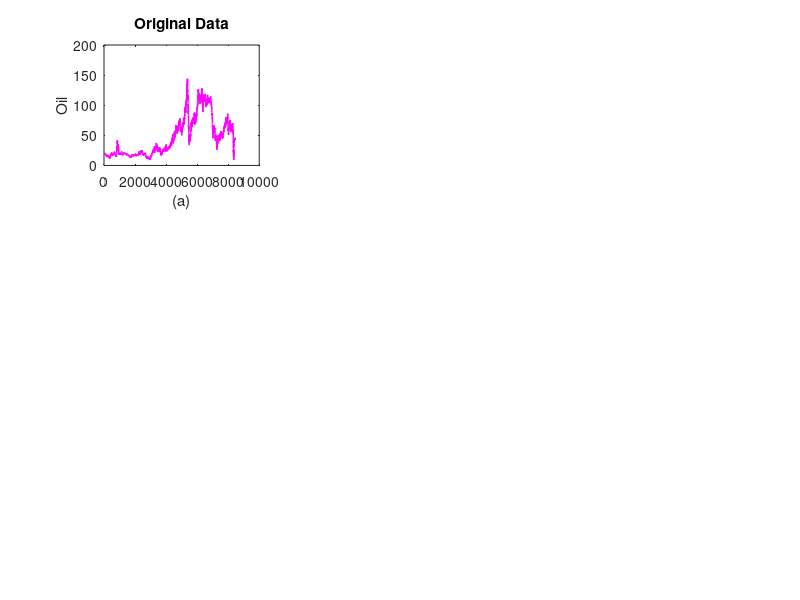

The MATLAB source for this figure: (Note: this script raises an error after producing the figure.)
clear all; clc;

subplot(3,3,1);
A = csvread('trueoil.csv');
x = A(:,1); %eleminate last one day
plot(x,'m','LineWidth',1)
title('Original Data')
xlabel({'(a)'})
ylabel({'Oil'})
xline(8449-200,'--r');
box off;
%set(gca,'FontSize',10)
set(gca,'FontWeight','bold','FontSize',12)
hold off

subplot(3,3,2);
A1 = csvread('trueoil.csv');
A2 = csvread('predictedTest_commoil_mimicKalmanModified.csv');
A3 = csvread('EKF_oil.csv');
A4 = csvread('predictedTest_oil_AR.csv');
A5 = csvread('predictedTest_oil_arima.csv');
% x = linspace(1,30,30);
% x1 = A1(1259-29:1259,1);
x = linspace(1,199,199);
x1 = A1(8448-198:8448,1); %eleminate last one day
x2 = A2(1:199,1);%LSTM : eleminate last one day
x3 = A3(1:199,1); %EKF : eliminate last one day
x4 = A4(2:200,1); %AR : eliminate first 1day
x5 = A5(2:200,1);
plot(x,x1,'m', x,x2,'b', x,x3,'r',x,x4,'g',x,x5,'c','LineWidth',1)
legend('True','LSTM','Kalman','AR','ARIMA')
legend boxoff   
title('True vs Predicted')
xlabel('(b)')
box off;
set(gca,'FontWeight','bold','FontSize',12)
hold off

subplot(3,3,3);
A1 = csvread('trueoil.csv');
A2 = csvread('predictedTest_commoil_mimicKalmanModified.csv');
A3 = csvread('EKF_oil.csv');
A4 = csvread('predictedTest_oil_AR.csv');
A5 = csvread('predictedTest_oil_arima.csv');
% x = linspace(1,30,30);
% x1 = A1(1259-29:1259,1);
x = linspace(1,199,199);
x1 = A1(8448-198:8448,1); %eleminate last one day
x2 = A2(1:199,1);%LSTM : eleminate last one day
x3 = A3(1:199,1); %EKF : eliminate last one day
x4 = A4(2:200,1); %AR : eliminate first 1day
x5 = A5(2:200,1);
plot(abs(x1-x2),'b','LineWidth',1); %LSTM difference
hold on
plot(abs(x1-x3),'r','LineWidth',1); 
hold on
plot(abs(x1-x4),'g','LineWidth',1); 
hold on
plot(abs(x1-x5),'c','LineWidth',1); 
legend('|True-LSTM|','|True-EKF|','|True-AR|','|True-ARIMA|')
legend boxoff   
title('Absolute Difference')
xlabel({'(c)'})
xlim([0,200]);
ylim([0,10]);
box off;
set(gca,'FontWeight','bold','FontSize',12)
hold off

%%%%%%%%%%%%%%%%%%%%%%%%%%%%%%%%%%%%%%%%%%%%%%%%%%%%%
subplot(3,3,4);
A = csvread('truegas.csv');
x = A(:,1); %eleminate last one day
plot(x,'m','LineWidth',1)
xlabel({'(d)'})
ylabel({'Price($)','','Natural Gas'})
xline(5952-149,'--r');
box off;
set(gca,'FontWeight','bold','FontSize',12)
hold off


% A1 = csvread('trueMSFT_5yr.csv');
% A2 = csvread('predictedTest_stockMS_mimicKalman_1228input1label.csv');
% A3 = csvread('kalman_stockMS.csv');
% x = linspace(1,30,30);
% x1 = A1(1259-29:1259,1);
% x2 = A2(:,1);
% x3 = A3(:,1);
% plot(x,x1,'m', x,x2,'b', x,x3,'r')
% xlabel('(e)')
% box off;
% set(gca,'FontWeight','bold','FontSize',10)
% hold off
subplot(3,3,5);
A1 = csvread('truegas.csv');
A2 = csvread('predictedTest_commgas_mimicKalmanModified.csv');
A3 = csvread('EKF_gas.csv');
A4 = csvread('predictedTest_gas_AR.csv');
A5 = csvread('predictedTest_gas_arima.csv');
x = linspace(1,149,149);
x1 = A1(5952-148:5952,1); %eleminate last one day
x2 = A2(1:149,1);%LSTM : eleminate last one day
x3 = A3(1:149,1); %EKF : eliminate last one day
x4 = A4(2:150,1); %AR : eliminate first 1day
x5 = A5(2:150,1);
plot(x,x1,'m', x,x2,'b', x,x3,'r',x,x4,'g',x,x5,'c','LineWidth',1)
%legend('True','LSTM','Kalman','AR','ARIMA')
xlabel('(e)')
box off;
set(gca,'FontWeight','bold','FontSize',12)
hold off


% subplot(3,3,6);
% A1 = csvread('trueMSFT_5yr.csv');
% A2 = csvread('predictedTest_stockMS_mimicKalman_1228input1label.csv');
% A3 = csvread('kalman_stockMS.csv');
% x = linspace(1,30,30);
% x1 = A1(1259-29:1259,1);
% x2 = A2(:,1);
% x3 = A3(:,1);
% plot(abs(x1-x2),'b'); %LSTM difference
% hold on
% plot(-abs(x1-x3),'r'); 
% %legend('|True-LSTM|','-|True-Kalman|')
% xlabel({'(f)'})
% xlim([0,30]);
% ylim([-7,7]);
% box off;
% set(gca,'FontWeight','bold','FontSize',10)
% hold off
subplot(3,3,6);
A1 = csvread('truegas.csv');
A2 = csvread('predictedTest_commgas_mimicKalmanModified.csv');
A3 = csvread('EKF_gas.csv');
A4 = csvread('predictedTest_gas_AR.csv');
A5 = csvread('predictedTest_gas_arima.csv');
x = linspace(1,149,149);
x1 = A1(5952-148:5952,1); %eleminate last one day
x2 = A2(1:149,1);%LSTM : eleminate last one day
x3 = A3(1:149,1); %EKF : eliminate last one day
x4 = A4(2:150,1); %AR : eliminate first 1day
x5 = A5(2:150,1);
plot(abs(x1-x2),'b','LineWidth',1); %LSTM difference
hold on
plot(abs(x1-x3),'r','LineWidth',1); 
hold on
plot(abs(x1-x4),'g','LineWidth',1); 
hold on
plot(abs(x1-x5),'c','LineWidth',1); 
%legend('|True-LSTM|','|True-EKF|','|True-AR|','|True-ARIMA|')
xlabel({'(f)'})
xlim([0,150]);
ylim([0,0.25]);
box off;
set(gca,'FontWeight','bold','FontSize',12)
hold off


%%%%%%%%%%%%%%%%%%%%%%%%%%%%%%%%%%%%%%%%%%%%%%%%%%%%%
subplot(3,3,7);
A = csvread('truegold.csv');
x = A(:,1); %eleminate last one day
plot(x,'m','LineWidth',1)
xline(847-29,'--r');
box off;
xlabel({'(g)'})
ylabel({'Gold'})
set(gca,'FontWeight','bold','FontSize',12)
hold off


% A1 = csvread('trueGOOGL_5yr.csv');
% A2 = csvread('predictedTest_stockgoogle_mimicKalman_1228input1label.csv');
% A3 = csvread('kalman_stockgoogle.csv');
% x = linspace(1,30,30);
% x1 = A1(1259-29:1259,1);
% x2 = A2(:,1);
% x3 = A3(:,1);
% plot(x,x1,'m', x,x2,'b', x,x3,'r')
% xlabel({'(h)','','TIME(DAY)'})
% box off;
% set(gca,'FontWeight','bold','FontSize',10)
% hold off
subplot(3,3,8);
A1 = csvread('truegold.csv');
A2 = csvread('predictedTest_commgold_mimicKalmanModified.csv');
A3 = csvread('EKF_gold.csv');
A4 = csvread('predictedTest_gold_AR.csv');
A5 = csvread('predictedTest_gold_arima.csv');
x = linspace(1,29,29);
x1 = A1(846-28:846,1); %eleminate last one day
x2 = A2(1:29,1);%LSTM : eleminate last one day
x3 = A3(1:29,1); %EKF : eliminate last one day
x4 = A4(2:30,1); %AR : eliminate first 1day
x5 = A5(2:30,1);
plot(x,x1,'m', x,x2,'b', x,x3,'r',x,x4,'g',x,x5,'c','LineWidth',1)
xlabel({'(h)','','Time(Day)'})
box off;
set(gca,'FontWeight','bold','FontSize',12)
hold off

% subplot(3,3,9);
% A1 = csvread('trueGOOGL_5yr.csv');
% A2 = csvread('predictedTest_stockgoogle_mimicKalman_1228input1label.csv');
% A3 = csvread('kalman_stockgoogle.csv');
% x = linspace(1,30,30);
% x1 = A1(1259-29:1259,1);
% x2 = A2(:,1);
% x3 = A3(:,1);
% plot(abs(x1-x2),'b'); %LSTM difference
% hold on
% plot(-abs(x1-x3),'r'); 
% %legend('|True-LSTM|','-|True-Kalman|')
% xlabel({'(i)'})
% xlim([0,30]);
% ylim([-135,135]);
% box off;
% set(gca,'FontWeight','bold','FontSize',10)
% hold off
subplot(3,3,9);
A1 = csvread('truegold.csv');
A2 = csvread('predictedTest_commgold_mimicKalmanModified.csv');
A3 = csvread('EKF_gold.csv');
A4 = csvread('predictedTest_gold_AR.csv');
A5 = csvread('predictedTest_gold_arima.csv');
x = linspace(1,29,29);
x1 = A1(846-28:846,1); %eleminate last one day
x2 = A2(1:29,1);%LSTM : eleminate last one day
x3 = A3(1:29,1); %EKF : eliminate last one day
x4 = A4(2:30,1); %AR : eliminate first 1day
x5 = A5(2:30,1);
plot(abs(x1-x2),'b','LineWidth',1); %LSTM difference
hold on
plot(abs(x1-x3),'r','LineWidth',1); 
hold on
plot(abs(x1-x4),'g','LineWidth',1); 
hold on
plot(abs(x1-x5),'c','LineWidth',1); 
%legend('|True-LSTM|','|True-EKF|','|True-AR|','|True-ARIMA|')
xlabel({'(i)'})
xlim([0,30]);
ylim([0,110]);
box off;
set(gca,'FontWeight','bold','FontSize',12)
hold off